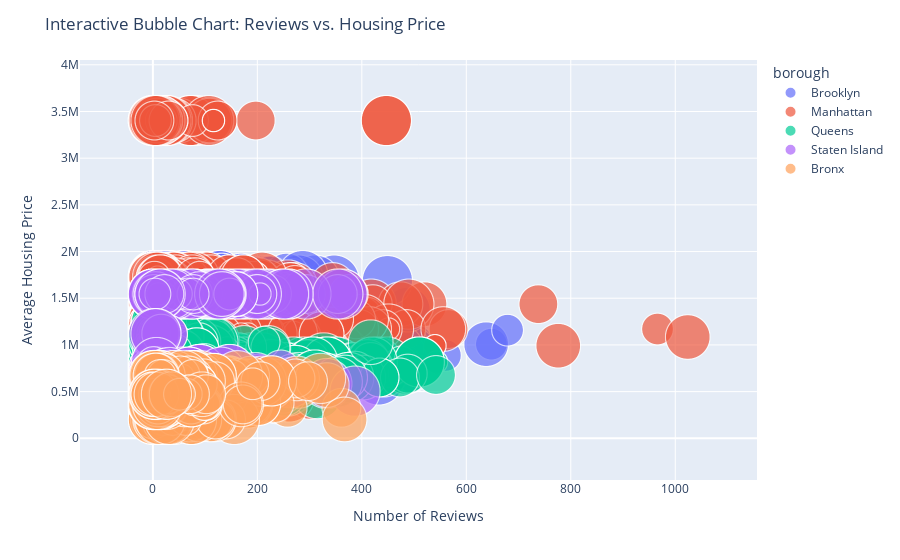

Notebook cell for this chart:
### Markdown cell above
### 2e. Interactive Visual to select specific borough

### Code cell
import plotly.express as px

# Drop rows with NaN values in the "review rate number" column
cleanup_with_borough.dropna(subset=["review rate number"], inplace=True)

# Create an interactive bubble chart using Plotly Express
fig = px.scatter(
    cleanup_with_borough,
    x="number of reviews",
    y=2023,
    size="review rate number",
    color="borough",
    hover_name="borough",  # Display borough name on hover
    size_max=50,
    opacity=0.7,
    labels={"number of reviews": "Number of Reviews", 2023: "Average Housing Price"},
)

# Update layout
fig.update_layout(
    title="Interactive Bubble Chart: Reviews vs. Housing Price",
    xaxis_title="Number of Reviews",
    yaxis_title="Average Housing Price",
)

# Show the plot
fig.show()

### Figure 1 — Plotly figure (JSON) as saved in the notebook; plotly's stock layout.template omitted (floating-point values rounded to 4 significant figures; data arrays with more than 128 entries replaced by an {"elided": "..."} marker saying what was removed)
{"data": [{"hovertemplate": "<b>%{hovertext}</b><br><br>borough=Brooklyn<br>Number of Reviews=%{x}<br>2023=%{y}<br>review rate number=%{marker.size}<extra></extra>", "hovertext": {"elided": "18123 str values"}, "legendgroup": "Brooklyn", "marker": {"color": "#636efa", "opacity": 0.7, "size": {"elided": "18123 int values"}, "sizemode": "area", "sizeref": 0.002, "symbol": "circle"}, "mode": "markers", "name": "Brooklyn", "showlegend": true, "type": "scattergl", "x": {"elided": "18123 int values"}, "xaxis": "x", "y": {"elided": "18123 float values"}, "yaxis": "y"}, {"hovertemplate": "<b>%{hovertext}</b><br><br>borough=Manhattan<br>Number of Reviews=%{x}<br>2023=%{y}<br>review rate number=%{marker.size}<extra></extra>", "hovertext": {"elided": "16285 str values"}, "legendgroup": "Manhattan", "marker": {"color": "#EF553B", "opacity": 0.7, "size": {"elided": "16285 int values"}, "sizemode": "area", "sizeref": 0.002, "symbol": "circle"}, "mode": "markers", "name": "Manhattan", "showlegend": true, "type": "scattergl", "x": {"elided": "16285 int values"}, "xaxis": "x", "y": {"elided": "16285 float values"}, "yaxis": "y"}, {"hovertemplate": "<b>%{hovertext}</b><br><br>borough=Queens<br>Number of Reviews=%{x}<br>2023=%{y}<br>review rate number=%{marker.size}<extra></extra>", "hovertext": {"elided": "7321 str values"}, "legendgroup": "Queens", "marker": {"color": "#00cc96", "opacity": 0.7, "size": {"elided": "7321 int values"}, "sizemode": "area", "sizeref": 0.002, "symbol": "circle"}, "mode": "markers", "name": "Queens", "showlegend": true, "type": "scattergl", "x": {"elided": "7321 int values"}, "xaxis": "x", "y": {"elided": "7321 float values"}, "yaxis": "y"}, {"hovertemplate": "<b>%{hovertext}</b><br><br>borough=Staten Island<br>Number of Reviews=%{x}<br>2023=%{y}<br>review rate number=%{marker.size}<extra></extra>", "hovertext": {"elided": "2917 str values"}, "legendgroup": "Staten Island", "marker": {"color": "#ab63fa", "opacity": 0.7, "size": {"elided": "2917 int values"}, "sizemode": "area", "sizeref": 0.002, "symbol": "circle"}, "mode": "markers", "name": "Staten Island", "showlegend": true, "type": "scattergl", "x": {"elided": "2917 int values"}, "xaxis": "x", "y": {"elided": "2917 float values"}, "yaxis": "y"}, {"hovertemplate": "<b>%{hovertext}</b><br><br>borough=Bronx<br>Number of Reviews=%{x}<br>2023=%{y}<br>review rate number=%{marker.size}<extra></extra>", "hovertext": {"elided": "1214 str values"}, "legendgroup": "Bronx", "marker": {"color": "#FFA15A", "opacity": 0.7, "size": {"elided": "1214 int values"}, "sizemode": "area", "sizeref": 0.002, "symbol": "circle"}, "mode": "markers", "name": "Bronx", "showlegend": true, "type": "scattergl", "x": {"elided": "1214 int values"}, "xaxis": "x", "y": {"elided": "1214 float values"}, "yaxis": "y"}], "layout": {"legend": {"itemsizing": "constant", "title": {"text": "borough"}, "tracegroupgap": 0}, "margin": {"t": 60}, "title": {"text": "Interactive Bubble Chart: Reviews vs. Housing Price"}, "xaxis": {"anchor": "y", "domain": [0, 1], "title": {"text": "Number of Reviews"}}, "yaxis": {"anchor": "x", "domain": [0, 1], "title": {"text": "Average Housing Price"}}}}
